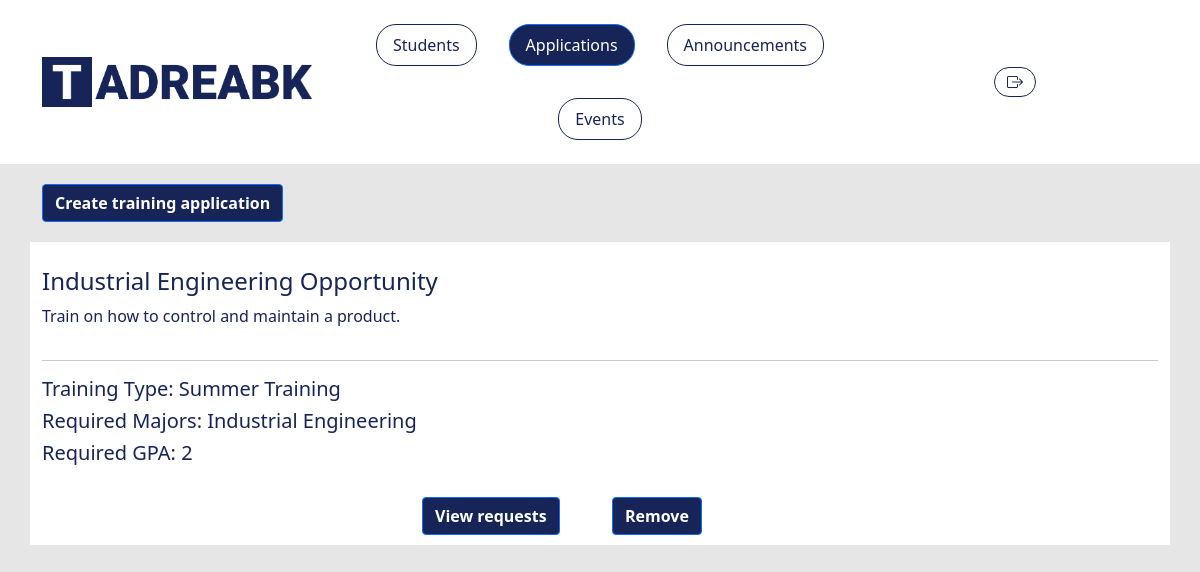
The page /company/trainingApplications.php (signed in) on the database its author committed.
### tables this page shows
CREATE TABLE `application` (
  `appID` int(11) NOT NULL,
  `name` varchar(50) NOT NULL,
  `description` varchar(1000) NOT NULL,
  `reqGPA` double NOT NULL,
  `compID` int(11) NOT NULL,
  `trainingType` varchar(50) NOT NULL
);

### company/backend/getApplications.php (the view, shortened to what this page needs)
<?php
    $query = "SELECT * FROM application where compID=".$_SESSION['compID'];
    if($result=mysqli_query($conn, $query)){
        if(mysqli_num_rows($result)>0){
            $str = "";
            while($row=mysqli_fetch_array($result)){
                $trainingType = "";
                if($row['trainingType']=='summer'){
                    $trainingType = "Summer Training";
                }
                elseif($row['trainingType']=='COOP'){
                    $trainingType = "CO-OP";
                }
                $str2 ="";
                $query2 = "SELECT name from major where MID in (SELECT MID from requiredmajors where appID = '".$row['appID']."')";
                if($result2=mysqli_query($conn, $query2)){
                    if(mysqli_num_rows($result2)>0){
                        while($row2=mysqli_fetch_array($result2)){
                            $str2 .= $row2["name"].", ";
                        }
                        $str2 = substr($str2, 0, -2);
                    }
                    else{
                        $str2 ="No required majors is specified...";
                    }
                }
                $str .="<div class='container app'>
                <div class='row'>
                    <div class='col-12' style='padding-top: 5px;'>
                        <h4>".$row['name']."</h4>
                        <p>".$row['description']."</p>
                    </div>
                </div>
                <hr>
                <div class='row'>
                    <div class='col'>
                        <h5>Training Type: ".$trainingType."</h5>
                        <h5>Required Majors: ".$str2."</h5>
                        <h5>Required GPA:  ".$row['reqGPA']."</h5>
                    </div>
                </div>
                <br>
                <div class='row justify-content-center' style='padding-bottom: 10px;'>
                    <div class='col-4 col-md-2'>
                        <a href='studentsRequests.php?appID=".$row['appID']."'><button class='btn btn-primary align-self-center'>View requests</button></a>
                    </div>
                    <div class='col-4 col-md-2'>
                        <form action='backend/removeApplication.php' method='post'>
                        <input type='text' value='".$row['appID']."' name = 'appID' hidden></input>
                        <input type='submit' class='btn btn-primary align-self-center' id='removeApplication' name='removeApplication' onclick='return checkDelete()' value='Remove'></input>
                        <script language='JavaScript' type='text/javascript'>
                        function checkDelete(){
                          return confirm('Are you sure?');
                        }
                        </script>
                        </form>
                    </div>
                </div>
            </div>";
            }
            echo $str;
        }
        else {
            echo "
            <div class='container-sm app pb-3'>
            No applications available...
            </div>
            ";
        }
    }
?>

### company/company.css (style rules this page uses)
body, html { width: 100%; height:100%; max-width: 100%; color: #172457; background-color: #E6E6E6; }
body { overflow-x:hidden; }
a { color: #172457; }
.btn-primary { color: #ffffff; background-color: #172457; font-weight: bold; }
.app { background-color: #ffffff; margin-top: 20px; padding-top: 20px; }

### rows shown on the page
application: name "Industrial Engineering Opportunity", description "Train on how to control and maintain a product.", trainingType "Summer Training", str2 "Industrial Engineering", reqGPA "2"
